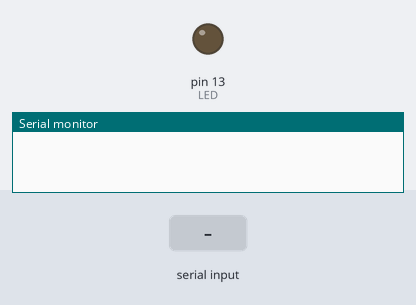
A sketch run on a simulated Arduino Uno, built with avr-gcc and run on an emulated ATmega328P. On the bench: output pins drawn as LEDs (lit = HIGH), the last lines printed to the serial monitor. Inputs (shaded band) come from the test bench.

Above: at 1.2 s.
1.3 s: "1" received over Serial
At 2.5 s:
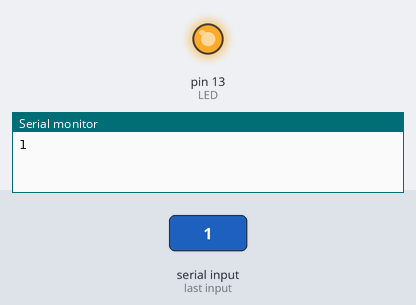
2.8 s: "0" received over Serial
At 3.8 s:
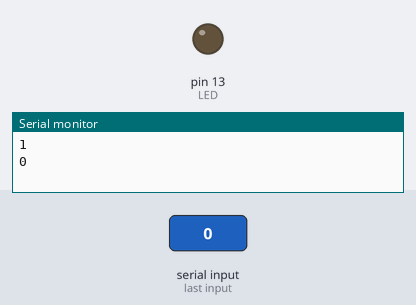
Timing chart, 0 to 5.8 s (numbered marks = the images above; inputs shaded):
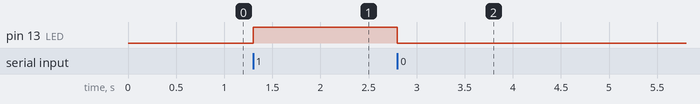

Measured:
- after the input at 1.3 s, pin 13 (LED): LOW → HIGH at once
- after the input at 2.8 s, pin 13 (LED): HIGH → LOW at once

The sketch:

BluetoothBasic.ino
```cpp
/*
 * Controlling led via BlueTooth by using a mobile app. coded with MIT App Inventor.
 */
#define LED 13
char sendedData = 0;

void setup() {
  Serial.begin(9600);
  pinMode(LED,OUTPUT);
}

void loop() {
  while(Serial.available()==0)
  {
  }
  sendedData = Serial.read();
  Serial.println(sendedData);

  if(sendedData=='1')
    digitalWrite(LED,HIGH);
  else if(sendedData=='0')
    digitalWrite(LED,LOW);

}
```
